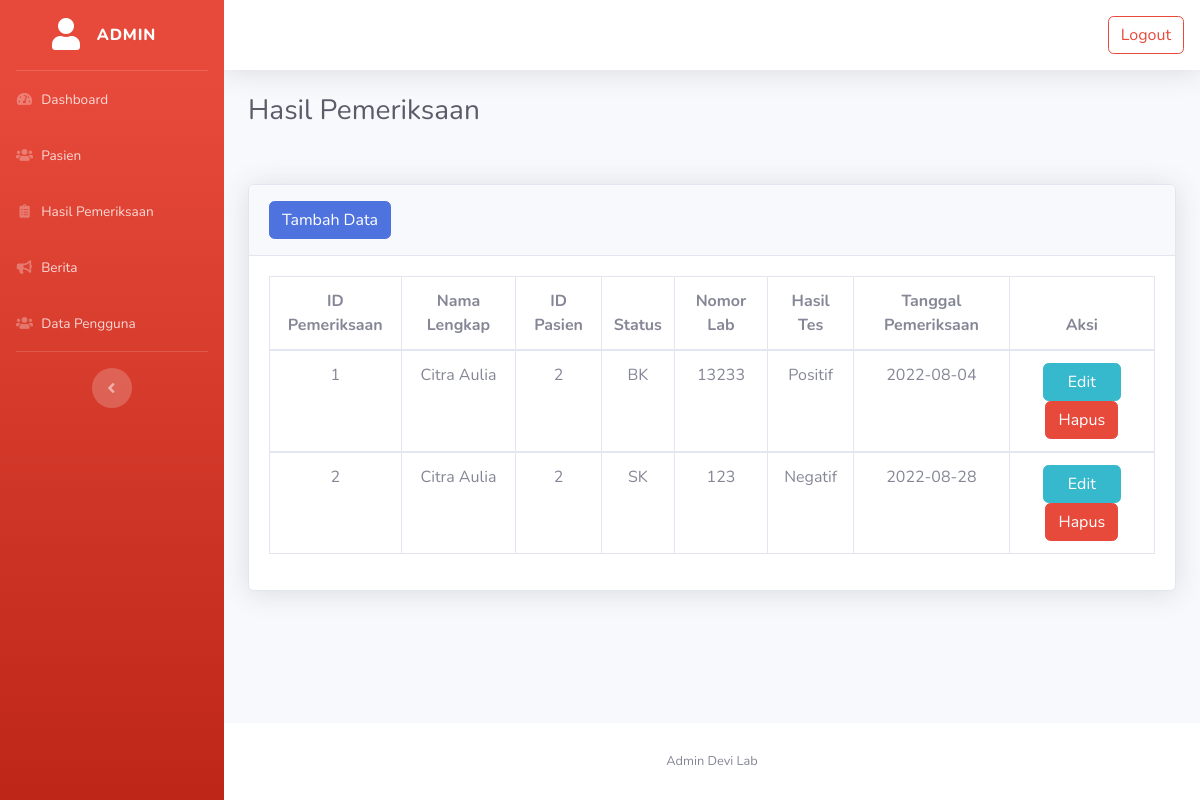
Page /admin/hasil.php (signed in) on the committed database.
### tables this page shows
CREATE TABLE `hasil_pemeriksaan` (
  `Id_Pemeriksaan` int(11) NOT NULL,
  `Id_Pasien` int(11) NOT NULL,
  `Nama_Lengkap` varchar(99) NOT NULL,
  `No_Lab` int(6) NOT NULL,
  `Status` enum('SK','BK') NOT NULL,
  `Hasil_Tes` varchar(10) DEFAULT NULL,
  `Tgl_Pemeriksaan` date DEFAULT NULL
);

### admin/hasil.php (the view, shortened to what this page needs)
<?php
include('../koneksi.php');
?>
<!DOCTYPE html>
<html lang="en">
<head>
    <link href="vendor/fontawesome-free/css/all.min.css" rel="stylesheet" type="text/css">
    <link href="css/sb-admin-2.min.css" rel="stylesheet">
</head>
<body id="page-top">
    <div id="wrapper">
       <?php include('sidebar.php'); ?>
        <div id="content-wrapper" class="d-flex flex-column">
            <div id="content">
                <nav class="navbar navbar-expand navbar-light bg-white topbar mb-4 static-top shadow">
                    <ul class="navbar-nav ml-auto">
                        <a class="btn btn-outline-danger my-2 my-sm-0"  href="" data-toggle="modal" data-target="#logoutModal" >Logout</a>
                    </ul>
                </nav>
                <div class="container-fluid">
                    <h1 class="h3 mb-2 text-gray-800">Hasil Pemeriksaan</h1>
                    <br><br>
                    <div class="card shadow mb-4">
                        <div class="card-header py-3">
                            <button type="button" class="btn btn-primary" data-toggle="modal" data-target="#tambahModal" >Tambah Data</button>
                        </div>
                        <div class="card-body">
                            <div class="table-responsive">
                                <table class="table table-bordered" id="dataTable" width="100%" cellspacing="0">
                                    <thead>
                                        <tr class="text-center">
                                            <th>ID Pemeriksaan</th>
                                            <th>Nama Lengkap</th>
                                            <th>ID Pasien</th>
                                            <th>Status</th>
                                            <th>Nomor Lab</th>
                                            <th>Hasil Tes</th>
                                            <th>Tanggal Pemeriksaan</th>
                                            <th>Aksi</th>
                                        </tr>
                                    </thead>
                                    <tbody>
                                    <?php
                                    $data = mysqli_query($koneksi, "SELECT * FROM hasil_pemeriksaan");
                                    while($d = mysqli_fetch_array($data)){
                                    ?>
                                        <tr class="text-center">
                                            <td><?= $d['Id_Pemeriksaan'];?></td>
                                            <td><?= $d['Nama_Lengkap'];?></td>
                                            <td><?= $d['Id_Pasien'];?></td>
                                            <td><?= $d['Status'];?></td>
                                            <td><?= $d['No_Lab'];?></td>
                                            <td><?php
                                                if($d['Hasil_Tes'] == NULL){
                                                    echo'Hasil Belum Keluar';
                                                }else{
                                                    echo $d['Hasil_Tes'];
                                                }
                                                ?>
                                            </td>
                                             <td><?= $d['Tgl_Pemeriksaan'];?></td>
                                            <td>
                                            <a class="btn btn-info my-2 my-sm-0 px-4" id="ubah"  data-toggle="modal" data-target="#editModal" data-id="<?=$d['Id_Pemeriksaan']; ?>" data-nama="<?=$d['Nama_Lengkap']; ?>" data-idpasien="<?=$d['Id_Pasien']; ?>" data-status="<?=$d['Status']; ?>" data-lab="<?=$d['No_Lab']; ?>" data-hasil="<?=$d['Hasil_Tes']; ?>" data-periksa="<?=$d['Tgl_Pemeriksaan']; ?>" >Edit</a>
                                            <a href="hapus/hapus_hasil.php?id=<?= $d['Id_Pemeriksaan'] ?>" class="btn btn-danger my-2 my-sm-0" onclick="return confirm ('Apa kamu yakin ingin menghapus data tersebut ?')" >Hapus</a>
                                            </td>
                                        </tr>
                                    </tbody>
                                    <?php
                                    }
                                    ?>
                                </table>
                            </div>
                        </div>
                    </div>
                </div>
            </div>
            <footer class="sticky-footer bg-white">
                <div class="container my-auto">
                    <div class="copyright text-center my-auto">
                        <span>Admin Devi Lab</span>
                    </div>
                </div>
            </footer>
        </div>
    </div>
</body>
</html>

### rows in the picture
hasil_pemeriksaan: Id_Pemeriksaan "1", Nama_Lengkap "Citra Aulia", Id_Pasien "2", Status "BK", No_Lab "13233", Hasil_Tes "Positif", Tgl_Pemeriksaan "2022-08-04"
hasil_pemeriksaan: Id_Pemeriksaan "2", Nama_Lengkap "Citra Aulia", Id_Pasien "2", Status "SK", No_Lab "123", Hasil_Tes "Negatif", Tgl_Pemeriksaan "2022-08-28"
